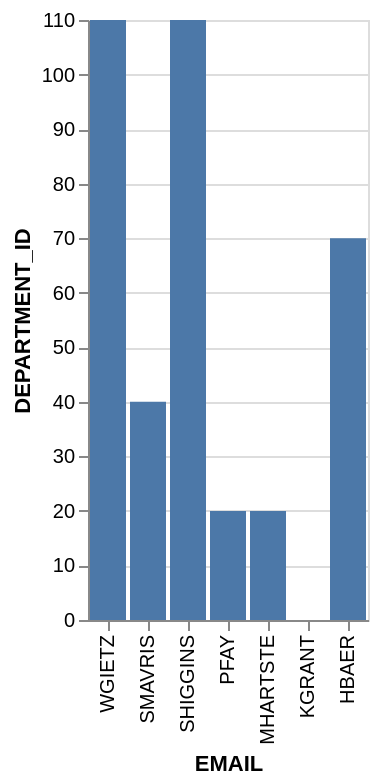

Source (Vega-Lite JSON):
### Vega-Lite specification from a JSON file in a GitHub repository (floating-point values rounded to 4 significant figures)
{"data": {"values": [{"x_data": "WGIETZ", "y_data": 110}, {"x_data": "SMAVRIS", "y_data": 40}, {"x_data": "SHIGGINS", "y_data": 110}, {"x_data": "PFAY", "y_data": 20}, {"x_data": "MHARTSTE", "y_data": 20}, {"x_data": "KGRANT", "y_data": 0}, {"x_data": "HBAER", "y_data": 70}]}, "mark": "bar", "encoding": {"x": {"field": "x_data", "type": "nominal", "title": "EMAIL", "sort": "descending"}, "y": {"field": "y_data", "type": "quantitative", "title": "DEPARTMENT_ID"}}}
